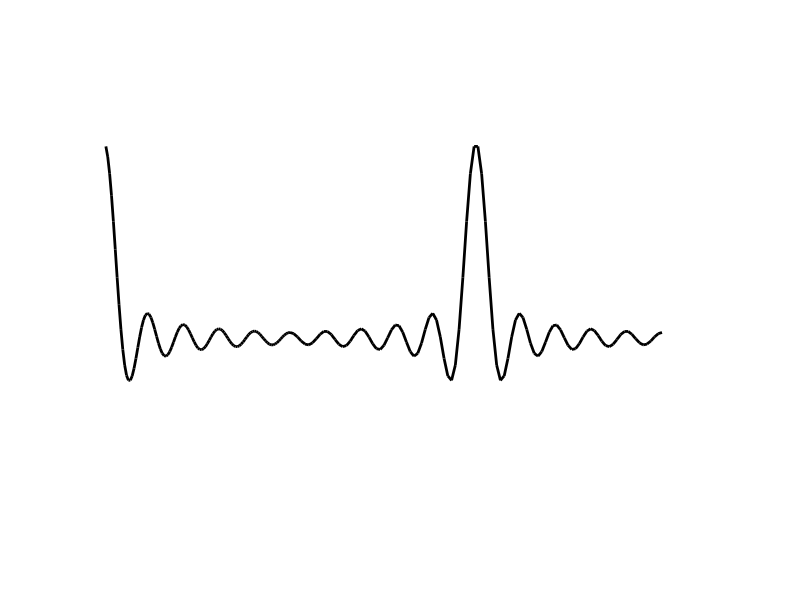

Recreate this plot in MATLAB.
% Small script to create front cover of coursework 2 - Comp MRI
% Imraj Singh 06/12/2020
clc
clear
close all

% This in an illustrative example of gradient echo the actual values mean
% nothing

% Variable to change to make the graph look nice
z=10.5;

% Set the x domain of initial sinc and calculate
x = linspace(0,z);
y = sin(pi*x)./(pi*x);

% Set x domain of second sinc and calculate
x1 = linspace(z,3*z);
y1 = sin(pi*(x1-2*z))./(pi*(x1-2*z));

% Plot the values
plot([x x1],[y y1],'linewidth',2,'LineStyle','-','Color','k')
% Set the y limits
ylim([-1 1.5])
% Remove the axes so that it is purely illustrative
set(gca, 'Visible', 'off')
